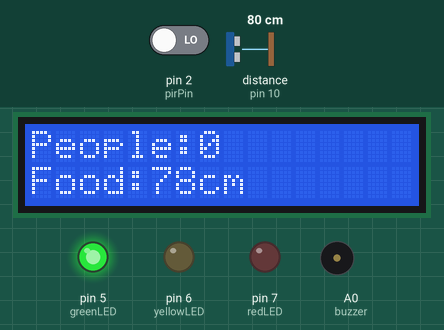
Bench run of a sketch on a simulated Arduino Uno, built with avr-gcc and run on an emulated ATmega328P. On the bench: 16×2 character LCD, output pins drawn as LEDs (lit = HIGH), buzzer (waves = sounding). Wiring (inferred from the names in the program): ultrasonic range finder: trigger pin 9; echo pin 10. The inputs (shaded band) are chosen by the test bench; at power-on: distance to the obstacle (sensor on pin 10) 80 cm, pin 2 (pirPin) LOW. The echo pulse lasts 58.3 µs per cm; pins used as bus, display or sensor lines are not drawn.

Above: at 1.2 s.
1.3 s: distance to the obstacle (sensor on pin 10) set to 120 cm
At 2.63 s:
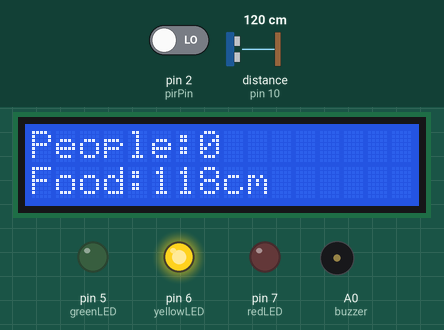
3.7 s: distance to the obstacle (sensor on pin 10) set to 240 cm
At 4.78 s:
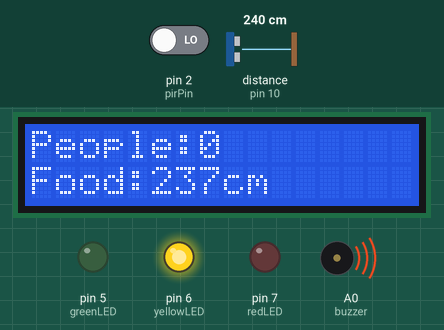
5.8 s: distance to the obstacle (sensor on pin 10) set to 250 cm
At 7.14 s:
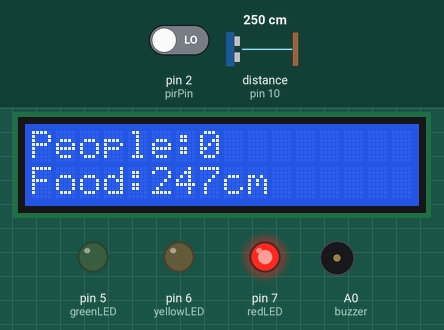
8.1 s: pin 2 (pirPin) driven HIGH
At 10.16 s:
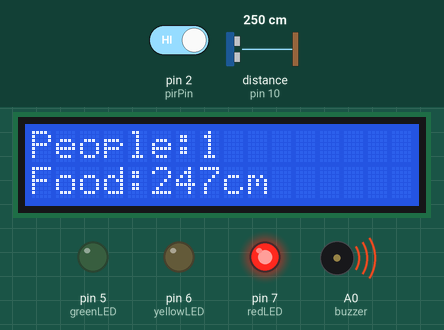
Timing chart, 0 to 12.1 s (numbered marks = the images above; inputs shaded):
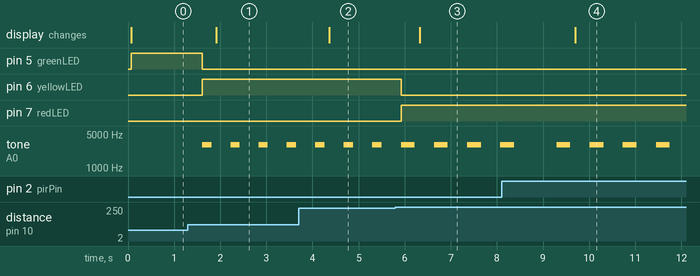

Measured:
- the behaviour switches between 244 and 245 cm on distance to the obstacle (sensor on pin 10) (found by bisection; images 2 and 3)
- after the input at 1.3 s, pin 5 (greenLED): HIGH → LOW after 0.31 s; pin 6 (yellowLED): LOW → HIGH after 0.31 s; tone on A0 (buzzer): alternates 3000 Hz for 0.20 s and silent for 0.41 s, starting after 0.31 s; the display: changes after 0.62 s (image 1)
- after the input at 3.7 s, the display: changes after 0.67 s (image 2)
- after the input at 5.8 s, pin 6 (yellowLED): HIGH → LOW after 0.12 s; pin 7 (redLED): LOW → HIGH after 0.12 s; the display: changes after 0.52 s (image 3)
- after the input at 8.1 s, the display: changes after 1.6 s (image 4)

The sketch:

sam_s_protocol1.ino
```cpp
#include <LiquidCrystal.h>

// LCD (RS, E, D4, D5, D6, D7)
LiquidCrystal lcd(12, 11, 4, 3, 8, 13);

// Sensors
int trigPin = 9;
int echoPin = 10;
int pirPin = 2;

// LEDs
int greenLED = 5;
int yellowLED = 6;
int redLED = 7;

// Buzzer (A0)
int buzzer = A0;

// Variables
long duration;
int distance;
int peopleCount = 0;
bool pirLast = LOW;

void setup() {
  lcd.begin(16, 2);

  pinMode(trigPin, OUTPUT);
  pinMode(echoPin, INPUT);
  pinMode(pirPin, INPUT);

  pinMode(greenLED, OUTPUT);
  pinMode(yellowLED, OUTPUT);
  pinMode(redLED, OUTPUT);

  pinMode(buzzer, OUTPUT);

  Serial.begin(9600);
}

// Distance function
int getDistance() {
  digitalWrite(trigPin, LOW);
  delayMicroseconds(2);

  digitalWrite(trigPin, HIGH);
  delayMicroseconds(10);
  digitalWrite(trigPin, LOW);

  long dur = pulseIn(echoPin, HIGH, 30000);
  if (dur == 0) return -1;

  return dur * 0.034 / 2;
}

// High-frequency beep
void highBeep(int duration) {
  tone(buzzer, 3000);  // HIGH PITCH 🔥
  delay(duration);
  noTone(buzzer);
  delay(100);
}

void loop() {

  // PIR count (stable)
  bool pirNow = digitalRead(pirPin);
  if (pirNow == HIGH && pirLast == LOW) {
    peopleCount++;
    delay(500);
  }
  pirLast = pirNow;

  // Distance
  distance = getDistance();

  // LOGIC + HIGH SOUND
  if (distance >= 16 && distance <= 83) {
    // GREEN (no sound)
    digitalWrite(greenLED, HIGH);
    digitalWrite(yellowLED, LOW);
    digitalWrite(redLED, LOW);
  }

  else if (distance > 83 && distance <= 241) {
    // YELLOW (alert)
    digitalWrite(greenLED, LOW);
    digitalWrite(yellowLED, HIGH);
    digitalWrite(redLED, LOW);
    highBeep(200);
  }

  else if (distance > 241 && distance <= 300) {
    // RED (warning)
    digitalWrite(greenLED, LOW);
    digitalWrite(yellowLED, LOW);
    digitalWrite(redLED, HIGH);
    highBeep(300);
  }

  else if (distance > 300) {
    // EMPTY 🚨 (strong alert)
    digitalWrite(greenLED, LOW);
    digitalWrite(yellowLED, LOW);
    digitalWrite(redLED, HIGH);

    for (int i = 0; i < 5; i++) {
      highBeep(150);
    }
  }

  // LCD
  lcd.setCursor(0, 0);
  lcd.print("People:");
  lcd.print(peopleCount);
  lcd.print("   ");

  lcd.setCursor(0, 1);
  lcd.print("Food:");
  lcd.print(distance);
  lcd.print("cm   ");

  delay(300);
}
```
